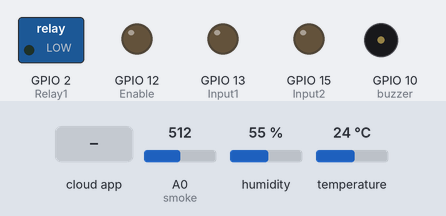
The sketch below on a simulated ESP8266 (NodeMCU). On the bench: switched loads named in the sketch (green lamp = pin HIGH), output pins drawn as LEDs (lit = HIGH), buzzer (waves = sounding, pin HIGH). The inputs (shaded band) are chosen by the test bench; at power-on: A0 (smoke) = 512, humidity 55 %, temperature 24 °C. WiFi joins after 1.5 s; servers stay silent unless stated; the Firebase database answers and starts empty; what the sketch prints to the serial monitor is not drawn.

Above: at 2.8 s.
2.9 s: A0 (smoke) set to 682
6.0 s: A0 (smoke) set to 715
At 7.9 s:
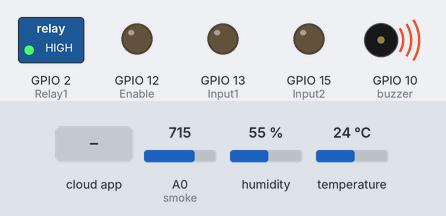
8.4 s: the phone or cloud app sets LED to 1
At 10.6 s:
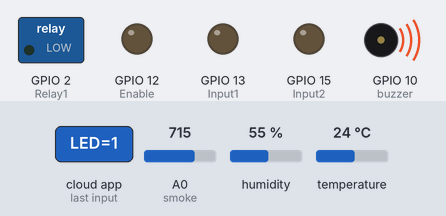
10.9 s: the phone or cloud app sets FAN to 1
At 12.8 s:
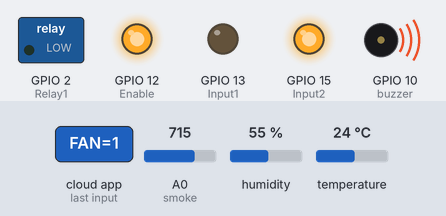
13.3 s: the phone or cloud app sets LED to 0
At 14.3 s:
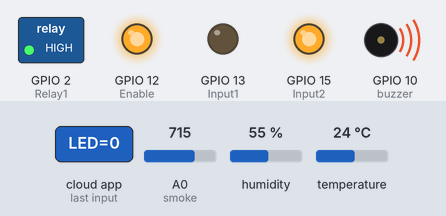
15.1 s: A0 (smoke) set to 511
At 18.2 s:
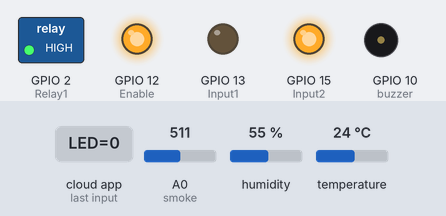
Timing chart, 0 to 19.7 s (numbered marks = the images above; inputs shaded):
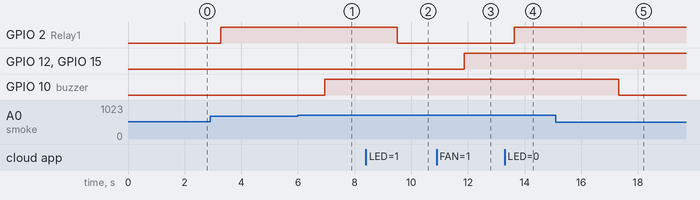

The sketch:

HOME_AUTOMATION.ino
```cpp
#include <ESP8266WiFi.h>
#include<FirebaseArduino.h>
#include <DHT.h>
#define FIREBASE_HOST "demoauto-3cc97.firebaseio.com"                     //Your Firebase Project URL goes here without "http:" , "\" and "/"
#define FIREBASE_AUTH "VpN7KYwScall4NDnaBbdDPej33lYpu4xVlwIouYd"       //Your Firebase Database Secret goes here
#define WIFI_SSID "mine"
                                          //your WiFi SSID for which yout NodeMCU connects
#define WIFI_PASSWORD "12gh34gh"                                      //Password of your wifi network

#define Relay1 2 //D4

#define Enable 12 //D6
#define Input1  13//D7
#define Input2  15//D8

#define DHTTYPE DHT11
#define DHTPIN  14 //D5

#define smoke A0 //A0
#define buzzer 10 // SD3

DHT dht(DHTPIN, DHTTYPE ,11);
float humidity, temp;
int smokeval=0;

int th=700;
int rel1;
int fan;

void setup()
{
  pinMode(smoke,INPUT);
  pinMode(buzzer,OUTPUT);
  pinMode(Enable,OUTPUT);
  digitalWrite(Enable,LOW);
   pinMode(Input1,OUTPUT);
    pinMode(Input2,OUTPUT);

 pinMode(Relay1,OUTPUT);
 digitalWrite(Relay1,LOW);
  Serial.begin(115200);

  WiFi.begin(WIFI_SSID,WIFI_PASSWORD);
  Serial.print("connecting");
  while (WiFi.status()!=WL_CONNECTED){
    Serial.print(".");
    delay(500);
  }
  dht.begin();

  Serial.println();
  Serial.print("connected:");
  Serial.println(WiFi.localIP());

  Firebase.begin(FIREBASE_HOST,FIREBASE_AUTH);
   Firebase.setInt("LED",0);


}
void firebasereconnect()
{
  Serial.println("Trying to reconnect");
  Firebase.begin(FIREBASE_HOST, FIREBASE_AUTH);
  }

void loop()
{
  delay(1000);
  if (Firebase.failed())
      {
      Serial.print("setting number failed:");
      Serial.println(Firebase.error());
      firebasereconnect();
      return;
      }

   //Smoke Sensor data

  int smokeval=analogRead(smoke);
   Firebase.setInt("Smoke",smokeval);
  if(smokeval > th)
  {
    digitalWrite(buzzer,HIGH);

  }
  else
  {
    digitalWrite(buzzer,LOW);

  }

    //DHT11 Data

   temp = dht.readTemperature();
    Firebase.setFloat("Temperature",temp);

 humidity = dht.readHumidity();
  Firebase.setFloat("Humidity",humidity);
  //LIght control
  rel1=Firebase.getString("LED").toInt();


  if(rel1==1)
     {
      digitalWrite(Relay1,LOW);
      Serial.println("Relay 1 ON");
      Firebase.setString("Status","LIGHT-ON");

    }
 if(rel1==0)
    {
      digitalWrite(Relay1,HIGH);
      Serial.println("Relay 1 OFF");
       Firebase.setString("Status","LIGHT-OFF");

    }

    //Fan Control

   fan=Firebase.getString("FAN").toInt();


  if(fan==1)
     {
      digitalWrite(Enable,HIGH);
       digitalWrite(Input1,LOW);
        digitalWrite(Input2,HIGH);

      Firebase.setString("Status","FAN-ON");

    }
 if(fan==0)
    {
      digitalWrite(Enable,LOW);
       digitalWrite(Input1,LOW);
        digitalWrite(Input2,LOW);


      Firebase.setString("Status","FAN-OFF");

    }


}
```

Measured:
- the behaviour switches between 700 and 701 on A0 (smoke) (found by bisection; images 0 and 1)
- after the input at 6.0 s, GPIO 10 (buzzer): LOW → HIGH after 0.95 s
- after the input at 8.4 s, GPIO 2 (Relay1): HIGH → LOW after 1.1 s
- after the input at 10.9 s, GPIO 12 (Enable), GPIO 15 (Input2): LOW → HIGH after 0.97 s
- after the input at 13.3 s, GPIO 2 (Relay1): LOW → HIGH after 0.34 s
- after the input at 15.1 s, GPIO 10 (buzzer): HIGH → LOW after 2.2 s
